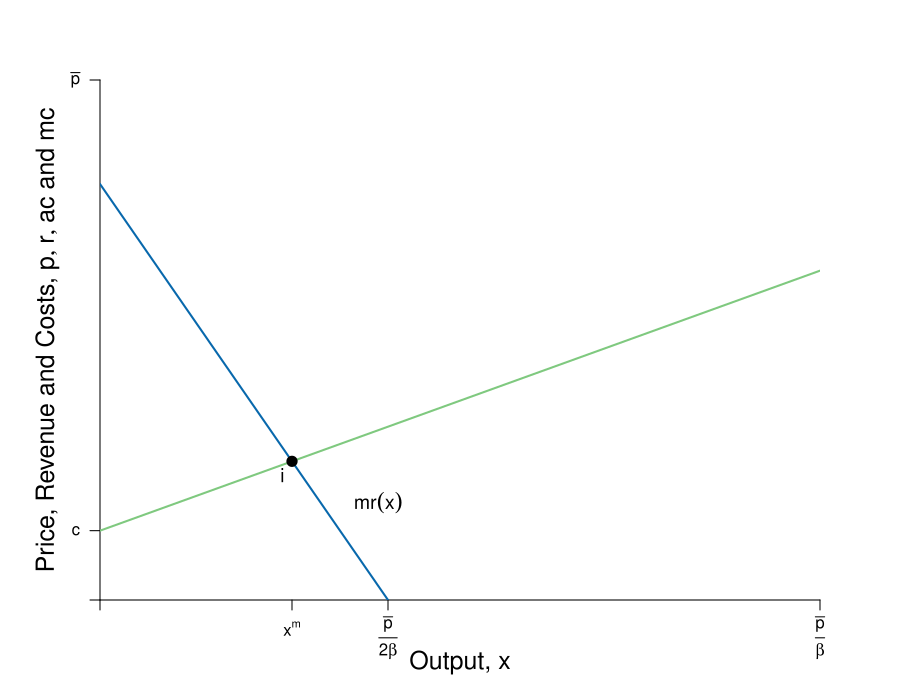

Reproduce this figure in R.
#Graph Designer: Simon Halliday + Scott Cohn
#Authors: Bowles and Halliday
#Title: Coordination, Conflict and Competition: A Text in Microeconomics

require(shape)
pdf(file = "firmmarketsupply/isoprofit_MR_MC.pdf", width = 9, height = 7)

#Set parameters for graphics
axislabelsize <- 1.5
labelsize <- 1.2
graphlinewidth <- 2
segmentlinewidth <- 1.8

COL <- c("#7fc97f", "#beaed4", "#fdc086", "#ffff99", "#386cb0", "#f0027f", "#bf5b17", "#666666")
COLA <- c("#e0f3db", "#99d8c9","#66c2a4","#41ae76", "#238b45", "#005824")
COLB <- c("#c6dbef", "#4eb3d3", "#2b8cbe", "#0868ac","#084081")

#Edited the margins to cater for the larger LHS labels
par(mar =  c(5, 5, 4, 4))

AvgRevenue <- function(x, rmax = 12, xmax = 12){
  rmax - (rmax/xmax)*x
}

MRevenue <- function(x, rmax = 12, xmax = 12){
  rmax - 2*(rmax/xmax)*x
}

AvgCost <- function(x, c0 = 2, c1 = 4){
  c0/x + c1
}

# From CORE
IsoProf <- function(x, k = 0, c0 = 2, c1 = 4){
  AvgCost(x) + k/x
}

xlims <- c(0, 15)
ylims <- c(0, 15)

npts <- 501 
x <- seq(xlims[1], xlims[2], length.out = npts)
y <- seq(ylims[1], ylims[2], length.out = npts) 
a <- c(13, 16.75, 19.25)

plot(0, 0, xlim = xlims, ylim = ylims, type = "n",
     xlab = expression(paste("")),
     ylab = expression(paste("")), 
     xaxt = "n", 
     yaxt = "n", 
     cex.lab = axislabelsize, 
     bty = "n",
     xaxs="i", 
     yaxs="i")

# ticksy <- seq(from = ylims[1], to = ylims[2], by = 1)
# ylabels <- seq(from = ylims[1], to = ylims[2], by = 1)
# ticksx <- seq(from = xlims[1], to = xlims[2], by = 1)
# xlabels <- seq(from = xlims[1], to = xlims[2], by = 1)
ticksy <- c(0, 2, ylims[2])
ylabels <- c(NA, expression(paste(c)), expression(paste(bar(p))))
ticksx <- c(0, 4, 6, xlims[2])
xlabels <- c(NA, expression(paste(x^{m})), expression(paste(frac(bar(p),2*beta))), expression(paste(frac(bar(p),beta))))

axis(1, at = ticksx, pos = 0, labels = FALSE)
text(x = c(0, 4, 6, xlims[2]), par("usr")[3] - 0.4, labels = xlabels, srt = 0, pos = 1, xpd = TRUE)
axis(2, at = ticksy, pos = 0, labels = ylabels, las = 1)

npts <- 500 
xx1 <- seq(xlims[1], xlims[2], length.out = npts)
xx3 <- seq(2, 6, length.out = npts)

#lines(xx1, AvgRevenue(xx1, rmax = 12, xmax = 12), col = COLB[5], lwd = graphlinewidth)
lines(xx1, MRevenue(xx1, rmax = 12, xmax = 12), col = COLB[4], lwd = graphlinewidth)
#lines(xx1, IsoProf(xx1, k = 14), col = COLA[4], lwd = graphlinewidth)


#Label the axes
text(0.5*(xlims[2]), -1.8, expression(paste("Output, ", x)), xpd = TRUE, cex = axislabelsize) 
#mtext(expression(paste("Quantity of output, ", x)), side=1, line = 2.5, cex = axislabelsize)
text(-1.1, 0.5*ylims[2], expression(paste("Price, Revenue and Costs, ", list(p, r, ac), " and ", mc)), xpd = TRUE, cex = axislabelsize, srt = 90) 

#Label curves
#text(10.5, 6.5, expression(paste(Iso-Profit)), cex = labelsize)
#text(10.5, 4.5, expression(paste(mc(x))), cex = labelsize)
#text(10.5, 2.8, expression(paste(p(x))), cex = labelsize)
text(5.8, 2.8, expression(paste(mr(x))), cex = labelsize)


#Draw segments for total costs
#segments(0, AvgRevenue(x = 4), 4, AvgRevenue(x = 4), lty = 2, col = "gray" , lwd = segmentlinewidth)
#segments(4, 0, 4, AvgRevenue(x = 4), lty = 2, col = "gray" , lwd = segmentlinewidth)
segments(0, 2, xlims[2], (2 + 0.5*ylims[2]), lty = 1, col = COL[1] , lwd = graphlinewidth)

#Label Points for comparison
points(4, MRevenue(x = 4), pch = 16, col = "black", cex = 1.5)
text(3.8, MRevenue(x = 4) - 0.4, expression(i), cex = labelsize)


#points(4, AvgRevenue(x = 4), pch = 16, col = "black", cex = 1.5)
#text(4.2, AvgRevenue(x = 4) + 0.4, expression(h), cex = labelsize)

dev.off()
